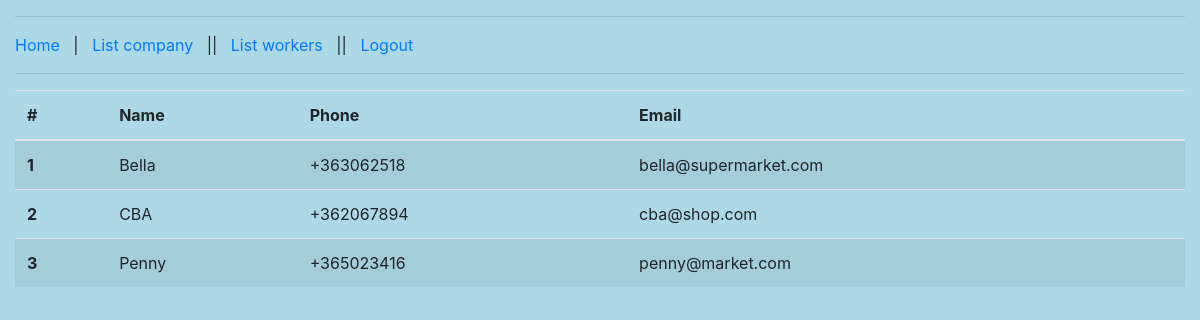
Screenshot of /index.php?P=list_company (signed in) with the database file from the repository.
### tables this page shows
CREATE TABLE `company` (
  `id` int(20) NOT NULL,
  `name` varchar(250) NOT NULL,
  `phone` varchar(10) NOT NULL,
  `email` varchar(250) NOT NULL
);

### protected/database.php (called while the page is built, shortened)
<?php
function getConnection() {
	$connection = new PDO(DB_TYPE.':host='.DB_HOST.';dbname='.DB_NAME.';',DB_USER, DB_PASS);
	$connection->exec("SET NAMES '".DB_CHARSET."'");
	return $connection;
}
function getList($queryString, $queryParams = []) {
	$connection = getConnection();
	$statement = $connection->prepare($queryString);
	$success = $statement->execute($queryParams);
	$result = $success ? $statement->fetchAll(PDO::FETCH_ASSOC) : [];
	return $result;
}
?>

### protected/company/list.php (the view, shortened to what this page needs)
<?php if(!isset($_SESSION['permission']) || $_SESSION['permission'] < 1) : ?>
	<h1>Page access is forbidden!</h1>
<?php else : ?>
<?php
	$query = "SELECT id, name, phone, email FROM company ORDER BY name ASC";
	$workers = getList($query);
?>
		<table class="table table-striped">
			<thead>
				<tr>
					<th scope="col">#</th>
					<th scope="col">Name</th>
					<th scope="col">Phone</th>
					<th scope="col">Email</th>
				</tr>
			</thead>
			<tbody>
				<?php $i = 0; ?>
				<?php foreach ($workers as $w) : ?>
					<?php $i++; ?>
					<tr>
						<th scope="row"><?=$i ?></th>
						<td><?=$w['name'] ?></td>
						<td><?=$w['phone'] ?></td>
						<td><?=$w['email'] ?></td>
					</tr>
				<?php endforeach;?>
			</tbody>
		</table>
	<?php endif; ?>

### public/style.css (style rules this page uses)
body { background-color: lightblue; }

### rows the page displays
company: name "Bella", phone "+363062518", email "bella@supermarket.com"
company: name "CBA", phone "+362067894", email "cba@shop.com"
company: name "Penny", phone "+365023416", email "penny@market.com"
